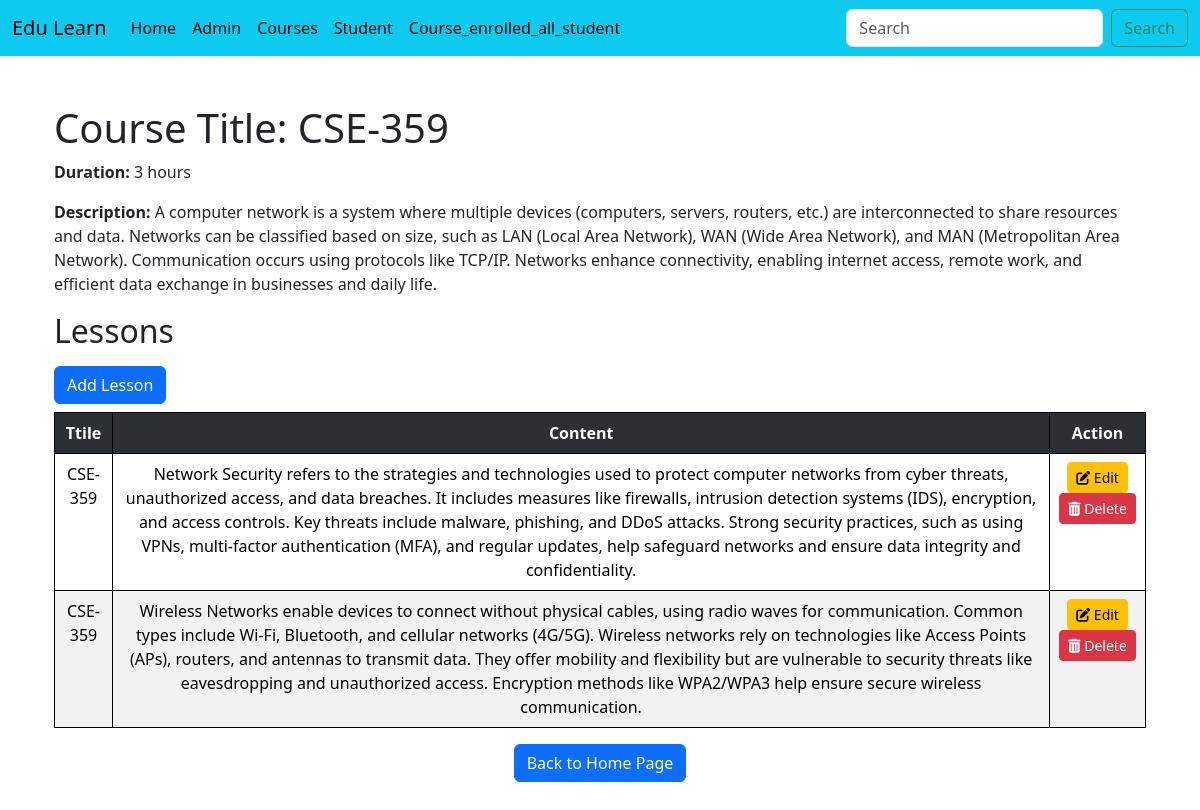
The page /courses/1/ on the database as committed earlier.
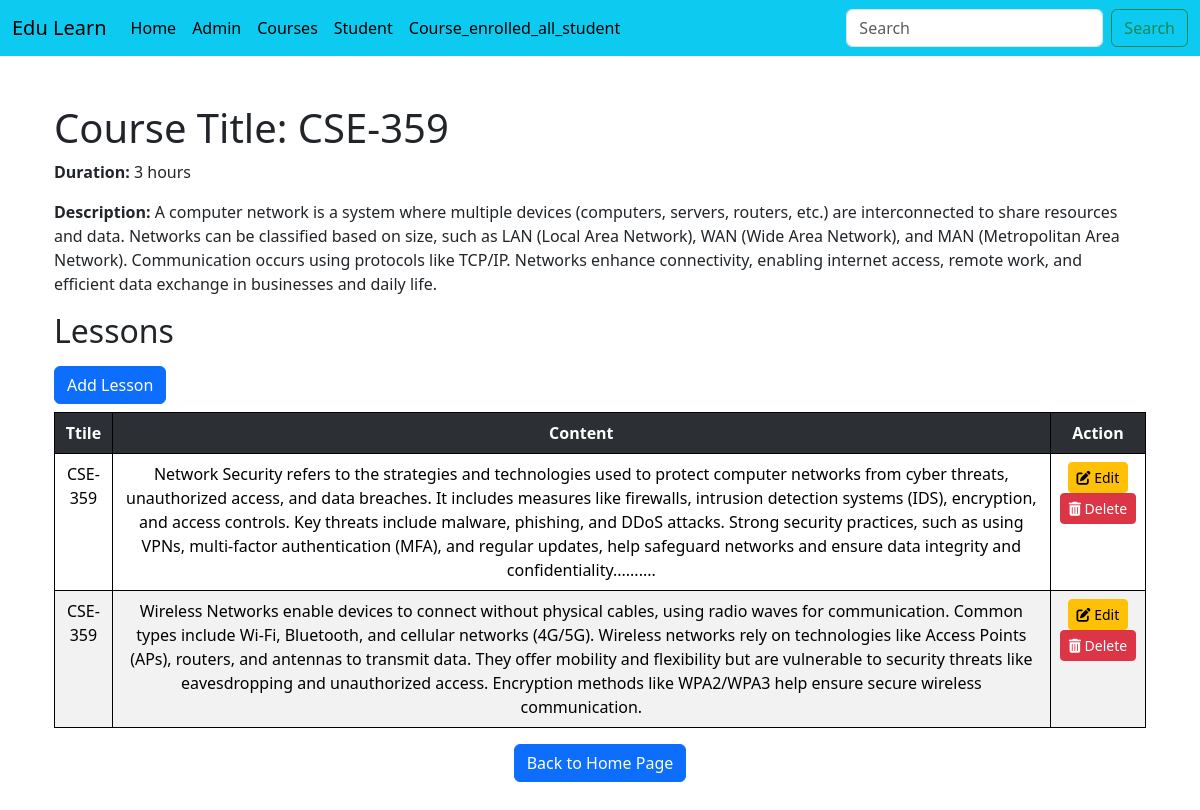
The same page on the database as committed later.
### Courses/models.py (models this page shows, shortened)
class Lesson(models.Model):
    title = models.CharField(max_length=200)
    content = models.TextField()
    course = models.ForeignKey(Courses,on_delete=models.CASCADE,related_name='lessons')

### Courses/views.py (the view)
# urls.py: path('<int:courseID>/', views.Course_details, name='coursedetails'),
def Course_details(request, courseID):
    courses = get_object_or_404(Courses, id=courseID)
    lessons = courses.lessons.all()  # Correct way to access related lessons
    return render(request, 'Courses/course_details.html', {'lessons': lessons, 'courses': courses})

### templates/Courses/course_details.html (shortened to what this page needs)
{% extends "Courses/base.html" %}
{% block content %}
<div class="container">
  <h1>Course Title: {{ courses.title }}</h1>
<p><strong>Duration:</strong> {{ courses.duration }} hours</p>
<p><strong>Description:</strong> {{ courses.description }}</p>
<h2>Lessons</h2>
<a href="{% url 'lesson_create' %}" class="btn btn-primary my-2">Add Lesson</a><br>
<table class="table table-striped">
  <tr class="table-dark">
    <th>Ttile</th>
    <th>Content</th>
    <th>Action</th>
  </tr>
  {% for lesson in lessons %}
  <tr>
    <td>{{ lesson.title }}</td>
    <td>{{ lesson.content }}</td>
    <td>
      <a href="{% url 'lesson_update' lesson.id %}" class="btn btn-warning btn-sm">
          <i class="fas fa-edit"></i> Edit
      </a>
      <form action="{% url 'lesson_delete' lesson.id %}"  class="d-inline">
          <button type="submit" class="btn btn-danger btn-sm" >
              <i class="fas fa-trash-alt"></i> Delete
          </button>
      </form>
  </td>
  </tr>
  {% empty %}
  <strong style="color: red">No lessons available for this course.</strong
  ><br /><br />
  {% endfor %}
</table>
<div class="d-flex justify-content-center">
  <a href="{% url 'course_list' %}" class="btn btn-primary">Back to Home Page</a>
</div>
</div>
{% endblock content %}

Rows that differ between the two databases and show on the page:
changed Lesson: content "…ensure data integrity and confidentiality." → "…ensure data integrity and confidentiality.........."
